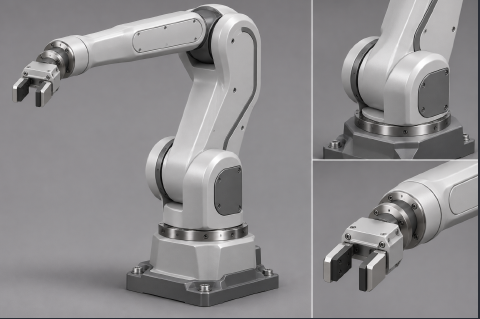
#> input picture render/checks/industrial_reference.png, 480 x 319 px
$ python -i compare_metrics.py   (imports and definitions only)
#> lines starting #> are read from the running program, lines starting #| are printed output that depends on the picture
"""Compare a fixed robot render with the main product view of the reference."""

import argparse
import json
from pathlib import Path

import numpy as np
from PIL import Image, ImageDraw


CHECKS = Path(__file__).resolve().parent / "checks"
REFERENCE = CHECKS / "industrial_reference.png"
REFERENCE_CROP = (0, 0, 311, 318)
SIZE = (311, 318)
REFERENCE_OUTLINE = (
    (13, 99), (12, 88), (17, 74), (29, 58), (39, 47), (54, 38), (78, 32),
    (151, 18), (200, 5), (216, 3), (235, 11), (251, 19), (260, 31), (261, 67),
    (257, 92), (242, 148), (242, 161), (245, 207), (253, 228), (257, 255),
    (260, 266), (278, 276), (278, 287), (209, 306), (127, 291), (126, 277),
    (145, 264), (151, 244), (159, 227), (161, 202), (151, 189), (146, 176),
    (146, 161), (157, 145), (173, 136), (189, 76), (194, 58), (180, 54),
    (91, 70), (74, 77), (55, 80), (49, 92), (39, 105), (29, 107), (29, 97),
    (19, 103),
)


# [35 lines left out: functions pixels, reference_mask, reflection_area, summarize, not called in this run]


def subject_mask(mask_file):
    with Image.open(mask_file) as alpha:
        return np.asarray(alpha.getchannel("A").resize(SIZE, Image.Resampling.LANCZOS)) > 127


# [35 lines left out: functions histogram_distance, compare, not called in this run]


def make_comparison(candidate):
#> called with candidate = 'checks/industrial_reference.png'
    with Image.open(REFERENCE) as source, Image.open(candidate) as result:
#> source is the input picture: PIL image 480x319 RGB; mean R, G, B 141.3, 139.6, 141.3
        result = result.convert("RGB")
        ref = source.crop(REFERENCE_CROP).convert("RGB").resize(result.size, Image.Resampling.LANCZOS)
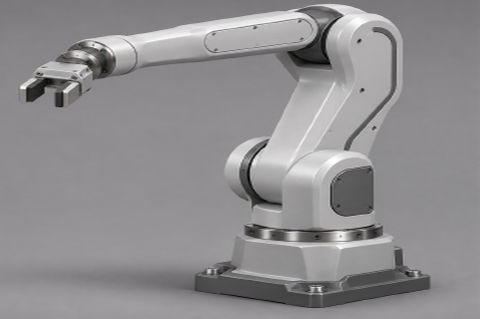
#> ref: PIL image 480x319 RGB; mean R, G, B 143.6, 141.8, 143.7
        canvas = Image.new("RGB", (2 * result.width + 2, result.height), "#ebebeb")
#> canvas: PIL image 962x319 RGB; every value is 235
        canvas.paste(ref, (0, 0))
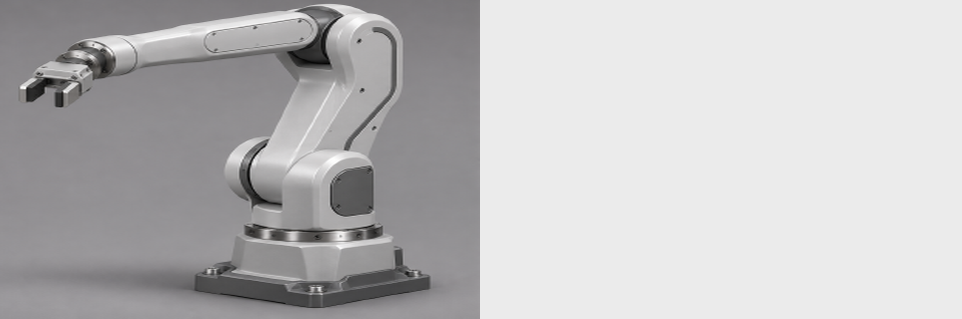
#> canvas: PIL image 962x319 RGB; mean R, G, B 189.4, 188.5, 189.5
        canvas.paste(result, (result.width + 2, 0))
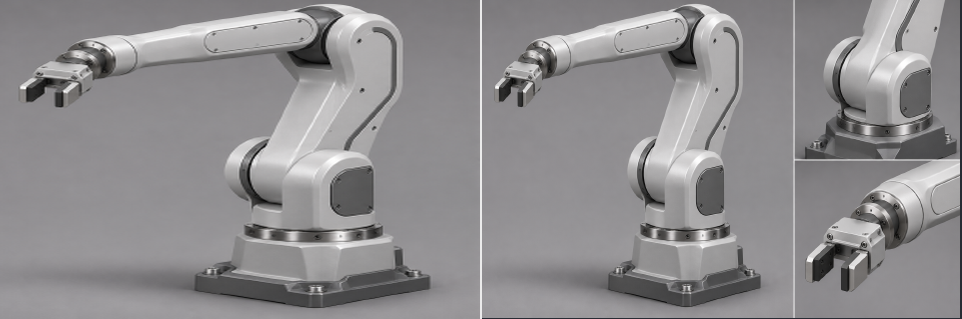
#> canvas: PIL image 962x319 RGB; mean R, G, B 142.7, 140.9, 142.7
        canvas.save(CHECKS / "final_compare.png")


# [86 lines left out: functions make_gripper_comparison, append_result, main, not called in this run]


# [2 lines not run here, left out]

>>> result = make_comparison('checks/industrial_reference.png')
